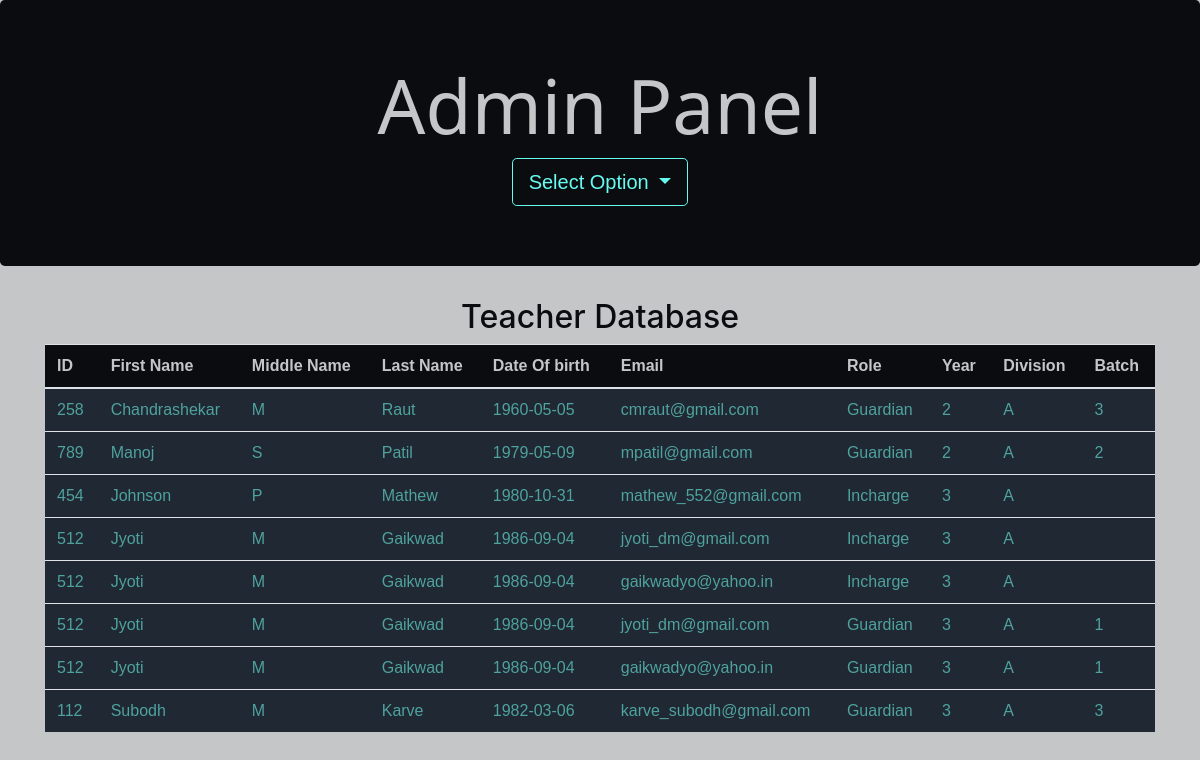
Page /admin_panel.php on the committed database.
### tables this page shows
CREATE TABLE `professor` (
  `professor_id` int(11) NOT NULL,
  `First` varchar(50) NOT NULL,
  `Middle` varchar(50) NOT NULL,
  `Last` varchar(50) NOT NULL,
  `Date_of_Birth` date NOT NULL
);

CREATE TABLE `professor_email` (
  `professor_id` int(11) DEFAULT NULL,
  `Email_id` varchar(100) NOT NULL
);

CREATE TABLE `prof_rol` (
  `professor_id` int(11) NOT NULL,
  `Role` varchar(20) NOT NULL,
  `Year` int(1) NOT NULL,
  `Division` varchar(1) NOT NULL,
  `Batch` varchar(2) DEFAULT NULL
);

### admin_panel.php (the view, shortened to what this page needs)
<!DOCTYPE php>
<php>
    <head>
        <link rel="stylesheet" href="https://maxcdn.bootstrapcdn.com/bootstrap/4.3.1/css/bootstrap.min.css">
    </head>
    <body>
        <?php
            $servername="localhost";
            $conn = mysqli_connect($servername,"root","","computer_dept") ;
        ?>
        <div class="jumbotron text-center">
            <h1 class="admin">Admin Panel</h1>
            <div class="dropdowm">
                <button class="btn btn-lg dropdown-toggle" type="button" data-toggle="dropdown">
                    Select Option <span class="caret"></span>
                </button>
            </div>
        </div>
        <div class="container text-center">
            <h2 id="teacher">Teacher Database</h2>
            <table class="table">
                <thead>
                    <tr>
                        <th>ID</th>
                        <th>First Name</th>
                        <th>Middle Name</th>
                        <th>Last Name</th>
                        <th>Date Of birth</th>
                        <th>Email</th>
                        <th>Role</th>
                        <th>Year</th>
                        <th>Division</th>
                        <th>Batch</th>
                    </tr>
                </thead>
                <tbody>
                    <?php
                    $q1 = "select * from professor natural join professor_email natural join prof_rol";
                    $query1 = mysqli_query($conn, $q1);
                        While($rows=mysqli_fetch_assoc($query1))
                        {
                    ?>
                    <tr class="details">
                        <td><?php echo $rows['professor_id']; ?></td>
                        <td><?php echo $rows['First']; ?></td>
                        <td><?php echo $rows['Middle']; ?></td>
                        <td><?php echo $rows['Last']; ?></td>
                        <td><?php echo $rows['Date_of_Birth']; ?></td>
                        <td><?php echo $rows['Email_id']; ?></td>
                        <td><?php echo $rows['Role']; ?></td>
                        <td><?php echo $rows['Year']; ?></td>
                        <td><?php echo $rows['Division']; ?></td>
                        <td><?php echo $rows['Batch']; ?></td>
                    </tr>
                    <?php
                    }
                    ?>
                </tbody>
            </table>
        </div>
    </body>
</php>

### admin_panel.php (style rules this page uses)
body { background-color: #C5C6C7; }
.btn { background-color: #0B0C10; border: 1px solid #66FCF1; color: #66FCF1; font-family: 'Franklin Gothic Medium', 'Arial Narrow', Arial, sans-serif; }
.jumbotron { background-color: #0B0C10; color: #C5C6C7; padding: 60px 25px; }
.jumbotron .admin { font-size: 75px; font-family: 'Segoe UI', Tahoma, Geneva, Verdana, sans-serif; }
#teacher { color: #0B0C10; }
.table { background-color: #1F2833; color: #4FA29E; font-family: 'Franklin Gothic Medium', 'Arial Narrow', Arial, sans-serif; }
thead { background-color: #0B0C10; color: #C5C6C7; }

### rows in the picture
professor: professor_id "258", First "Chandrashekar", Middle "M", Last "Raut", Date_of_Birth "1960-05-05", professor_email.Email_id "cmraut@gmail.com", prof_rol.Role "Guardian", prof_rol.Year "2", prof_rol.Division "A", prof_rol.Batch "3"
professor: professor_id "789", First "Manoj", Middle "S", Last "Patil", Date_of_Birth "1979-05-09", professor_email.Email_id "mpatil@gmail.com", prof_rol.Role "Guardian", prof_rol.Year "2", prof_rol.Division "A", prof_rol.Batch "2"
professor: professor_id "454", First "Johnson", Middle "P", Last "Mathew", Date_of_Birth "1980-10-31", professor_email.Email_id "mathew_552@gmail.com", prof_rol.Role "Incharge", prof_rol.Year "3", prof_rol.Division "A"
professor: professor_id "512", First "Jyoti", Middle "M", Last "Gaikwad", Date_of_Birth "1986-09-04", professor_email.Email_id "jyoti_dm@gmail.com", prof_rol.Role "Incharge", prof_rol.Year "3", prof_rol.Division "A", professor_email.Email_id "gaikwadyo@yahoo.in", prof_rol.Role "Guardian", prof_rol.Batch "1"
professor: professor_id "112", First "Subodh", Middle "M", Last "Karve", Date_of_Birth "1982-03-06", professor_email.Email_id "karve_subodh@gmail.com", prof_rol.Role "Guardian", prof_rol.Year "3", prof_rol.Division "A", prof_rol.Batch "3"
